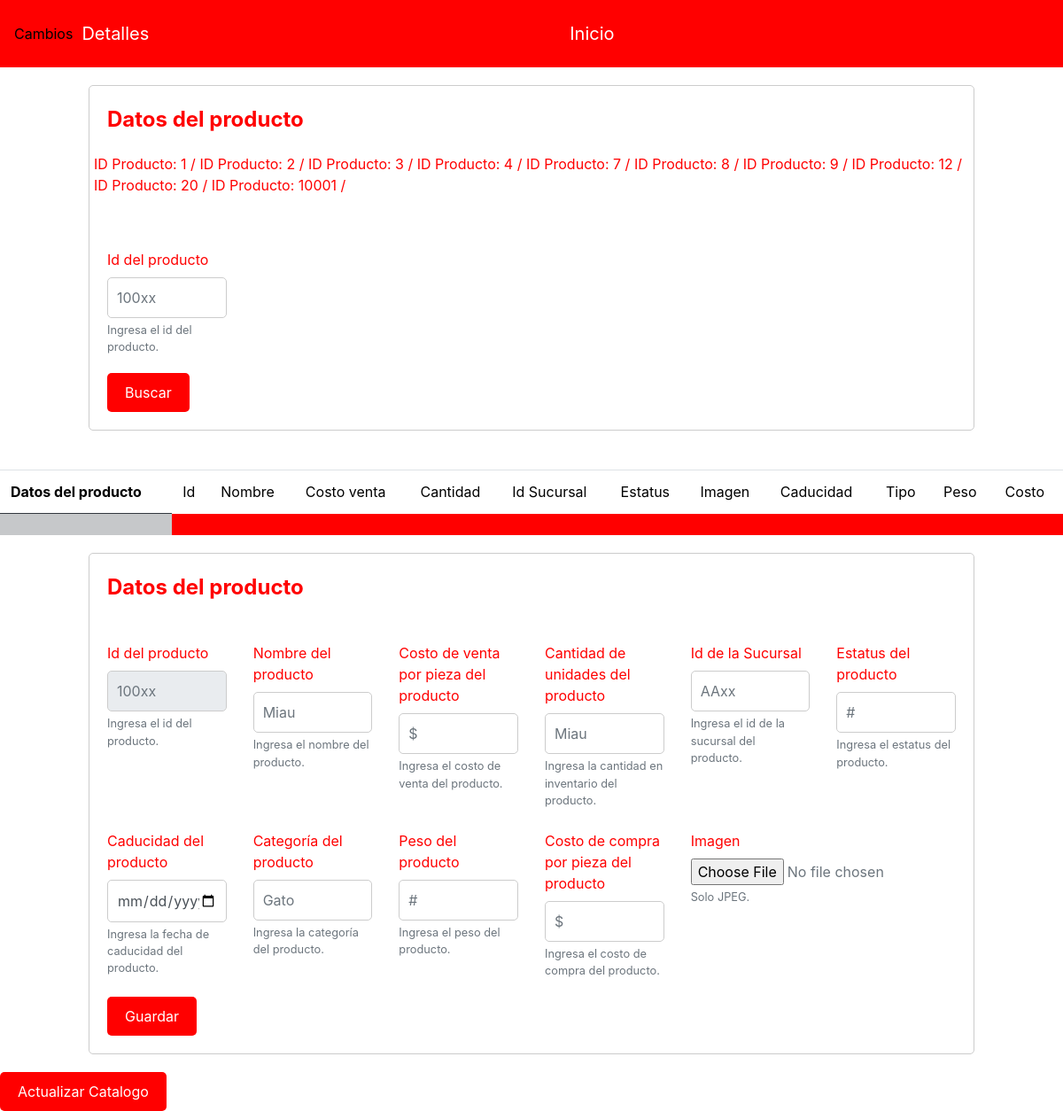
Screenshot of /DetalleC.php (signed in) with the database file from the repository.
### tables this page shows
CREATE TABLE `Productos` (
  `producto_id` int(11) NOT NULL,
  `nombre` varchar(100) DEFAULT NULL,
  `precio` decimal(10,2) DEFAULT NULL,
  `stock` int(11) DEFAULT NULL,
  `sucursal_id` int(11) DEFAULT NULL,
  `estatus` varchar(20) DEFAULT NULL,
  `img` varchar(50) DEFAULT NULL,
  `fecha_caducidad` date DEFAULT NULL,
  `tipo` varchar(50) DEFAULT NULL,
  `peso` float DEFAULT NULL,
  `costo` float DEFAULT NULL,
  PRIMARY KEY (`producto_id`),
  KEY `sucursal_id` (`sucursal_id`),
  CONSTRAINT `Productos_ibfk_1` FOREIGN KEY (`sucursal_id`) REFERENCES `Sucursal` (`sucursal_id`)
);

### DetalleC.php (the view, shortened to what this page needs)
<?php
 $host = "localhost";
 $username = "Maoui";
 $password = "maouicafe";
 $tabla = "Productos";
 function Conectarse()
 {
    global $host, $username, $password, $baseDeDatos, $tabla;
    if (!($link = mysqli_connect($host, $username, $password)))
    {
       exit();
       }
    else
    {
    }
 return $link;
 }
 $link = Conectarse();
 ?>
<!DOCTYPE html>
<html lang="en">
<head>
<link rel="stylesheet" href="https://maxcdn.bootstrapcdn.com/bootstrap/4.0
.0/css/bootstrap.min.css">
</head>
<body>
<nav class="navbar navbar-expand-lg navbar-dark bg-red">
Cambios
<div class="container-fluid">
    <a class="navbar-brand" href="">Detalles</a>
      </div>
      <div class="container-fluid">
        <a class="navbar-brand" href="productos.php">Inicio</a>
      </div>
</nav>
<div>
<form action="" method="POST" class="text-primary">
<legend>Datos del producto</legend>
<div class="form-group row">
<div class="col-sm-15">
<p style="color:red;"><?php
        $querySelect="SELECT producto_id FROM $tabla";
        $resultSelect = mysqli_query($link, $querySelect);
        if($resultSelect!=null)
         {
            $row = mysqli_fetch_array($resultSelect);
            while($row!=null){
            echo "ID Producto: ".$row["producto_id"];
            echo " / ";
            $row = mysqli_fetch_array($resultSelect);
            }
        }
?></p>
</div>
</div>
<div class="text-secondary">
<div class="form-group row">
<div class="col-sm-2">
      <label for="ID_producto" class="form-label mt-4">Id del producto</label>
      <input type="int" name="ID_producto" placeholder="100xx" class="form-control" required>
      <small class="form-text text-muted">Ingresa el id del producto.</small>
    </div>
</div>
</div>
<button type="submit" class="btn btn-primary">Buscar</button>
</form>
</div>
<br>
<table class="table table-hover">
    <tr class="table">
      <th scope="row">Datos del producto</th>
      <td>Id</td>
      <td>Nombre</td>
      <td>Costo venta</td>
      <td>Cantidad</td>
      <td>Id Sucursal</td>
      <td>Estatus</td>
      <td>Imagen</td>
      <td>Caducidad</td>
      <td>Tipo</td>
      <td>Peso</td>
      <td>Costo</td>
    </tr>
    <tr class="table-dark">
        <td> </td>
    </tr>
</table>
<div>
<form action="Update.php" method="POST" class="text-primary" enctype="multipart/form-data">
<legend>Datos del producto</legend>
<div class="text-secondary">
<div class="form-group row">
<div class="col-sm-2">
    <label for="ID_Producto" class="form-label mt-4">Id del producto</label>
    <input type="text" name="ID_Producto" placeholder="100xx" class="form-control" value="<?php echo $row['producto_id'];?>" readonly required>
    <small class="form-text text-muted">Ingresa el id del producto.</small>
</div>
                <div class="col-sm-2">
                    <label for="Nom_producto" class="form-label mt-4">Nombre del producto</label>
                    <input type="text" name="Nom_producto" placeholder="Miau" class="form-control" value="<?php echo $row['nombre'];?>" required>
                    <small class="form-text text-muted">Ingresa el nombre del producto.</small>
                </div>
                <div class="col-sm-2">
                    <label for="Costo_unitario" class="form-label mt-4">Costo de venta por pieza del producto</label>
                    <input type="number" name="Costo_unitario" placeholder="$" class="form-control" value="<?php echo $row['precio'];?>" required>
                    <small class="form-text text-muted">Ingresa el costo de venta del producto.</small>
                </div>
                <div class="col-sm-2">
                    <label for="Cantidad_prod" class="form-label mt-4">Cantidad de unidades del producto</label>
                    <input type="number" name="Cantidad_prod" placeholder="Miau" class="form-control" value="<?php echo $row['stock'];?>" required>
                    <small class="form-text text-muted">Ingresa la cantidad en inventario del producto.</small>
                </div>
                <div class="col-sm-2">
                    <label for="ID_Proveedor" class="form-label mt-4">Id de la Sucursal</label>
                    <input type="text" name="ID_Proveedor" placeholder="AAxx" class="form-control" value="<?php echo $row['sucursal_id'];?>" required>
                    <small class="form-text text-muted">Ingresa el id de la sucursal del producto.</small>
                </div>
                <div class="col-sm-2">
                    <label for="Estatus" class="form-label mt-4">Estatus del producto</label>
                    <input type="number" name="Estatus" placeholder="#" class="form-control" value="<?php echo $row['estatus'];?>" required>
                    <small class="form-text text-muted">Ingresa el estatus del producto.</small>
                </div>
                <div class="col-sm-2">
                    <label for="Fecha_Caducidad" class="form-label mt-4">Caducidad del producto</label>
                    <input type="date" name="Fecha_Caducidad" placeholder="aaaa/mm/dd" class="form-control" value="<?php echo $row['fecha_caducidad'];?>" required>
                    <small class="form-text text-muted">Ingresa la fecha de caducidad del producto.</small>
                </div>
                <div class="col-sm-2">
                    <label for="Tipo" class="form-label mt-4">Categoría del producto</label>
                    <input type="text" name="Tipo" placeholder="Gato" class="form-control" value="<?php echo $row['tipo'];?>" required>
                    <small class="form-text text-muted">Ingresa la categoría del producto.</small>
                </div>
                <div class="col-sm-2">
                    <label for="Peso" class="form-label mt-4">Peso del producto</label>
                    <input type="number" name="Peso" placeholder="#" class="form-control" value="<?php echo $row['peso'];?>" required>
                    <small class="form-text text-muted">Ingresa el peso del producto.</small>
                </div>
                <div class="col-sm-2">
                    <label for="costo" class="form-label mt-4">Costo de compra por pieza del producto</label>
                    <input type="number" name="costo" placeholder="$" class="form-control" value="<?php echo $row['costo']; ?>" required>
                    <small class="form-text text-muted">Ingresa el costo de compra del producto.</small>
                </div>
                <div class="col-sm-2">
                    <label for="imagen" class="form-label mt-4">Imagen</label>
                    <input type="file" name="imagen" accept="image/jpeg">
                    <small class="form-text text-muted">Solo JPEG.</small>
                </div>
</div>
</div>
<button type="submit" class="btn btn-primary">Guardar</button>
</form>
</div>
<button onclick="reloadParentPage()" class="btn-primary">Actualizar Catalogo</button>
</body>
</html>

### DetalleC.php (style rules this page uses)
body { color: #000000; background-color: #ffffff; }
.table { background-color: #ff0000; }
.navbar { background-color: #ff0000; }
.navbar-brand { color: #ffffff; }
.container-fluid { display: flex; justify-content: space-between; align-items: center; padding: 10px; }
form { max-width: 1000px; margin: 20px auto; padding: 20px; border: 1px solid #cccccc; border-radius: 5px; }
legend { color: #ff0000; font-weight: bold; font-size: 24px; margin-bottom: 20px; }
.form-group { margin-bottom: 20px; }
.form-label { color: #ff0000; }
.form-control { border: 1px solid #cccccc; border-radius: 5px; padding: 10px; }
.form-text { color: #888888; }
.btn-primary { background-color: #ff0000; color: #ffffff; border: none; padding: 10px 20px; border-radius: 5px; cursor: pointer; }
.text-primary { color: #ff0000; }
.text-secondary { color: #888888; }

### rows the page displays
productos: producto_id "1"
productos: producto_id "2"
productos: producto_id "3"
productos: producto_id "4"
productos: producto_id "7"
productos: producto_id "8"
productos: producto_id "9"
productos: producto_id "12"
productos: producto_id "20"
productos: producto_id "10001"
